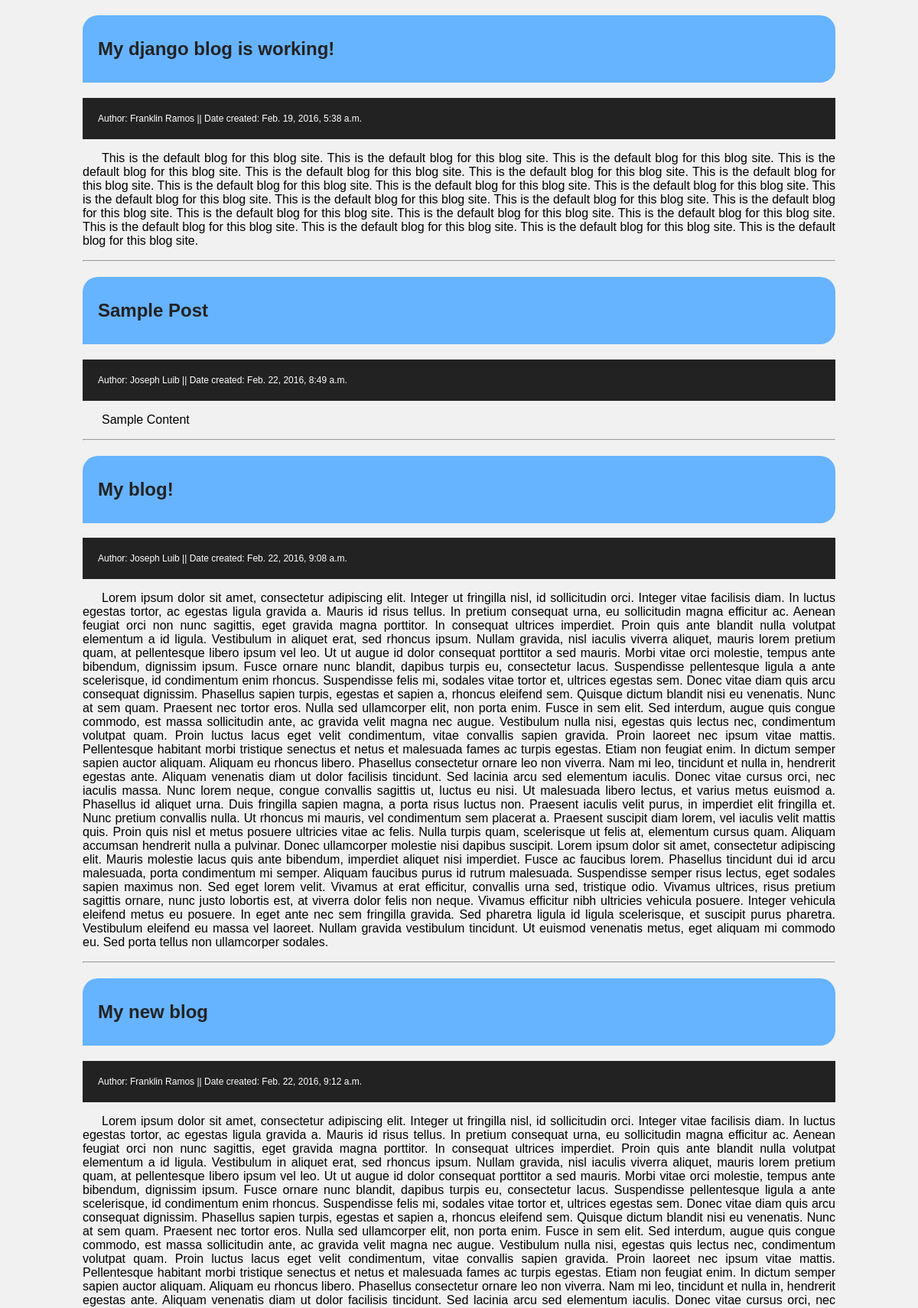
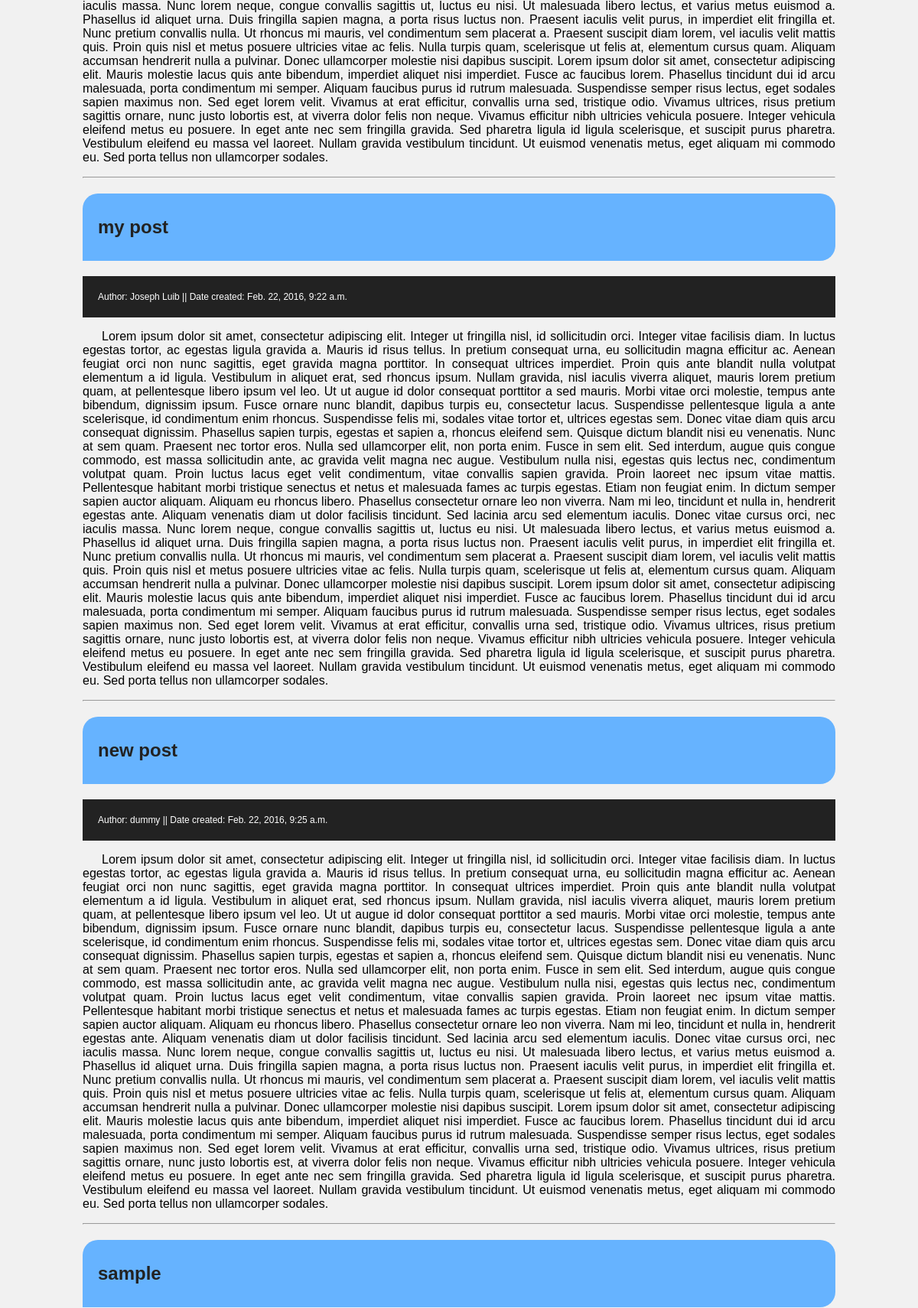
Screenshot of /blog/ (upper part) with the database file from the repository (2 pictures, top to bottom).
### blog/models.py (models this page shows, shortened)
class Post(models.Model):
	title = models.CharField(max_length=200)
	body = models.TextField()
	created_date = models.DateTimeField(auto_now_add=True, auto_now=False)
	update_date = models.DateTimeField(auto_now_add=False, auto_now=True)
	author = models.ForeignKey(Author)
	categories = models.ManyToManyField(Category)
	tags = models.ManyToManyField(Tag)

class Author(models.Model):
	name = models.CharField(max_length=50)
	email = models.EmailField(unique=True)
	bio = models.TextField()
	def __str__(self):
		return self.name

### blog/views.py (the view)
def index(request):
	queryset = Post.objects.all()
	context = {
		"object_list": queryset,
	}
	return render(request, 'blog/index.html', context)

### blog/templates/blog/index.html (shortened to what this page needs)
{% extends 'base.html' %}

### templates/base.html (shortened to what this page needs)
<!DOCTYPE html>
<html>
<head>
</head>
<body>
		{% for obj in object_list %}
			<h2 class="maintitle">{{ obj.title }}</h2>
			<p class="autdate">Author: {{ obj.author }} || Date created: {{ obj.created_date }}</p>
			<p class="parcontent">{{ obj.body }}</p>
			<hr>
		{% endfor %}
</body>
</html>

### templates/base.html (style rules this page uses)
body { font-family: arial; background-color: #f1f1f1; padding: 0px 100px 0px 100px; }
.autdate { font-size: 12px; background-color: #222; padding: 20px; color: #fff; }
.maintitle { background-color: #66b3ff; padding: 30px 20px 30px 20px; border-radius: 20px 20px 20px 0px; color: #222; }
.parcontent { text-indent: 25px; text-align: justify; }

### rows the page displays
Post: title "My django blog is working!", author "Franklin Ramos", created_date "Feb. 19, 2016, 5:38 a.m.", body "This is the default blog for this blog site. This is the default blog for this blog site. This is the default blog for this blog site. This is the default blog for this blog site. This is the default blog for this blog site. This is the default blog for this blog site. This is the default blog for this blog site. This is the default blog for this blog site. This is the default blog for this blog site. This is the default blog for this blog site. This is the default blog for this blog site. This is the default blog for this blog site. This is the default blog for this blog site. This is the default blog for this blog site. This is the default blog for this blog site. This is the default blog…"
Post: title "Sample Post", author "Joseph Luib", created_date "Feb. 22, 2016, 8:49 a.m.", body "Sample Content"
Post: title "My blog!", author "Joseph Luib", created_date "Feb. 22, 2016, 9:08 a.m.", body "Lorem ipsum dolor sit amet, consectetur adipiscing elit. Integer ut fringilla nisl, id sollicitudin orci. Integer vitae facilisis diam. In luctus egestas tortor, ac egestas ligula gravida a. Mauris id risus tellus. In pretium consequat urna, eu sollicitudin magna efficitur ac. Aenean feugiat orci non nunc sagittis, eget gravida magna porttitor. In consequat ultrices imperdiet. Proin quis ante blandit nulla volutpat elementum a id ligula. Vestibulum in aliquet erat, sed rhoncus ipsum. Nullam gravida, nisl iaculis viverra aliquet, mauris lorem pretium quam, at pellentesque libero ipsum vel leo. Ut ut augue id dolor consequat porttitor a sed mauris. Morbi vitae orci molestie, tempus ante…"
Post: title "My new blog", author "Franklin Ramos", created_date "Feb. 22, 2016, 9:12 a.m.", body "Lorem ipsum dolor sit amet, consectetur adipiscing elit. Integer ut fringilla nisl, id sollicitudin orci. Integer vitae facilisis diam. In luctus egestas tortor, ac egestas ligula gravida a. Mauris id risus tellus. In pretium consequat urna, eu sollicitudin magna efficitur ac. Aenean feugiat orci non nunc sagittis, eget gravida magna porttitor. In consequat ultrices imperdiet. Proin quis ante blandit nulla volutpat elementum a id ligula. Vestibulum in aliquet erat, sed rhoncus ipsum. Nullam gravida, nisl iaculis viverra aliquet, mauris lorem pretium quam, at pellentesque libero ipsum vel leo. Ut ut augue id dolor consequat porttitor a sed mauris. Morbi vitae orci molestie, tempus ante…"
Post: title "my post", author "Joseph Luib", created_date "Feb. 22, 2016, 9:22 a.m.", body "Lorem ipsum dolor sit amet, consectetur adipiscing elit. Integer ut fringilla nisl, id sollicitudin orci. Integer vitae facilisis diam. In luctus egestas tortor, ac egestas ligula gravida a. Mauris id risus tellus. In pretium consequat urna, eu sollicitudin magna efficitur ac. Aenean feugiat orci non nunc sagittis, eget gravida magna porttitor. In consequat ultrices imperdiet. Proin quis ante blandit nulla volutpat elementum a id ligula. Vestibulum in aliquet erat, sed rhoncus ipsum. Nullam gravida, nisl iaculis viverra aliquet, mauris lorem pretium quam, at pellentesque libero ipsum vel leo. Ut ut augue id dolor consequat porttitor a sed mauris. Morbi vitae orci molestie, tempus ante…"
Post: title "new post", author "dummy", created_date "Feb. 22, 2016, 9:25 a.m.", body "Lorem ipsum dolor sit amet, consectetur adipiscing elit. Integer ut fringilla nisl, id sollicitudin orci. Integer vitae facilisis diam. In luctus egestas tortor, ac egestas ligula gravida a. Mauris id risus tellus. In pretium consequat urna, eu sollicitudin magna efficitur ac. Aenean feugiat orci non nunc sagittis, eget gravida magna porttitor. In consequat ultrices imperdiet. Proin quis ante blandit nulla volutpat elementum a id ligula. Vestibulum in aliquet erat, sed rhoncus ipsum. Nullam gravida, nisl iaculis viverra aliquet, mauris lorem pretium quam, at pellentesque libero ipsum vel leo. Ut ut augue id dolor consequat porttitor a sed mauris. Morbi vitae orci molestie, tempus ante…"
Post: title "sample"
